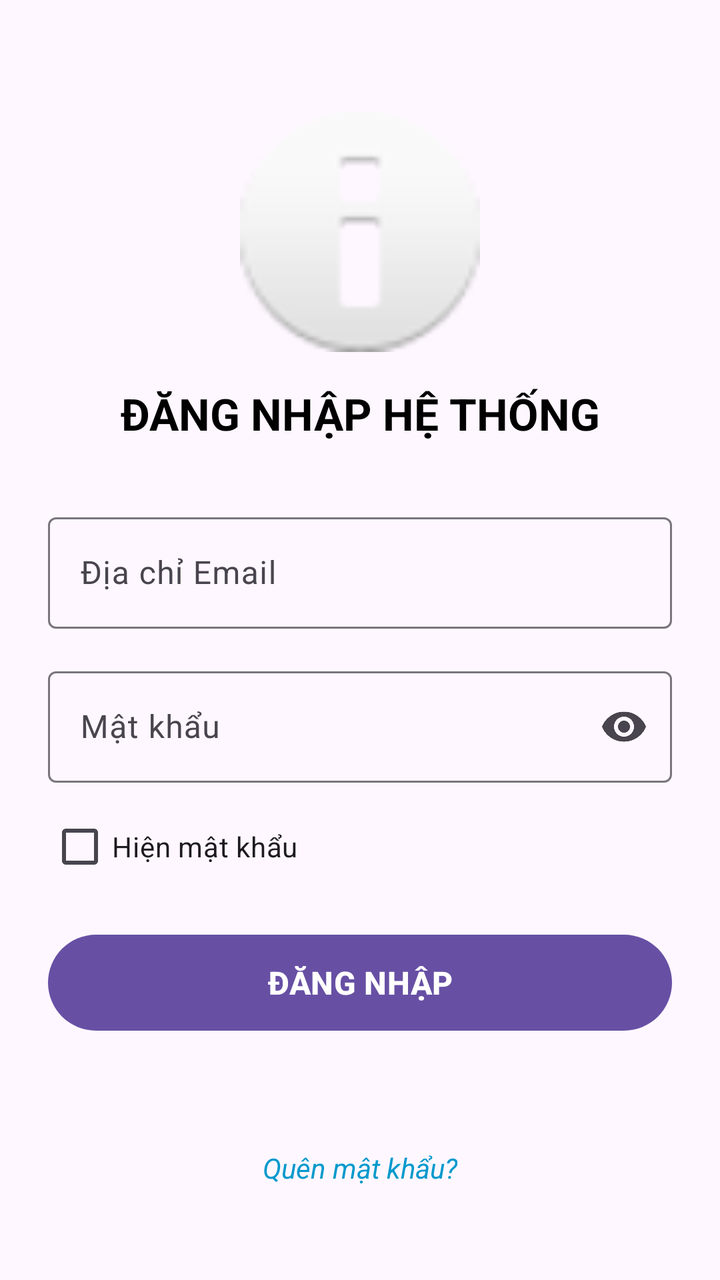
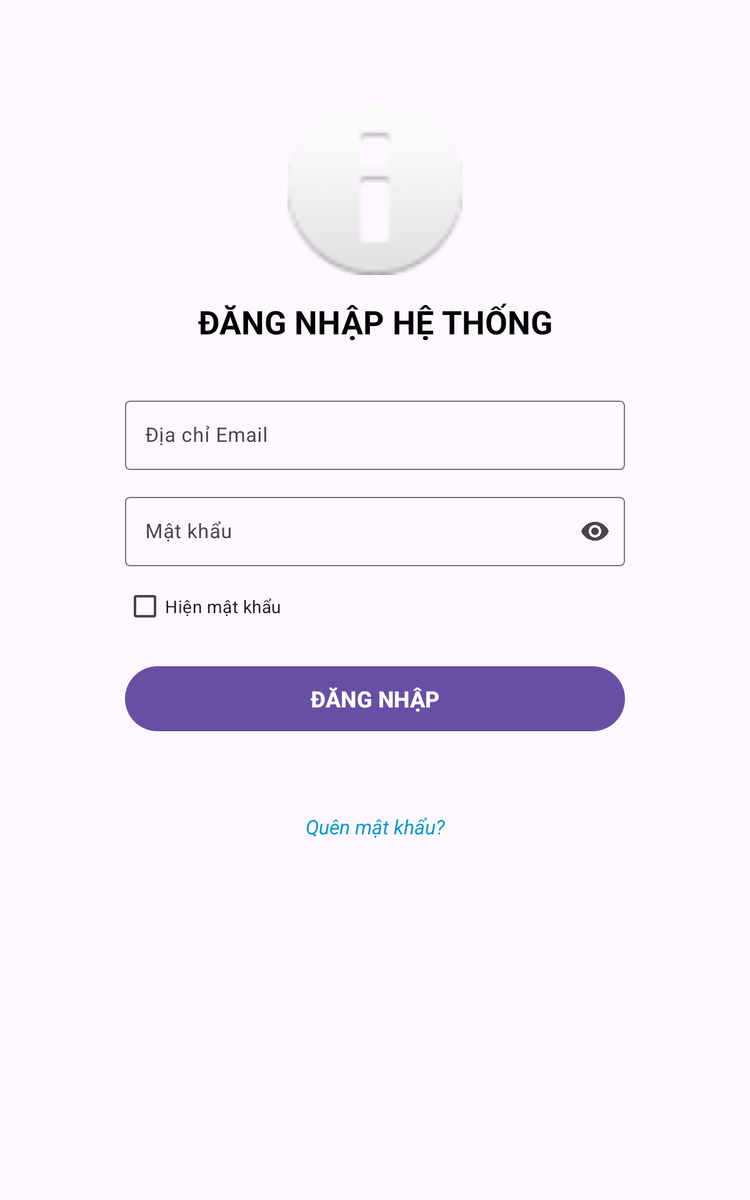

First picture: res/layout/ on a phone held upright. Second picture: the repository's own variant of that layout, on a device whose configuration matches the variant's folder. Source for both follows.
<!-- AndroidManifest.xml: application theme Theme.Lab2_Layout_ViewBinding -->
<!-- res/layout/activity_login.xml -->
<?xml version="1.0" encoding="utf-8"?>
<ScrollView
    xmlns:android="http://schemas.android.com/apk/res/android"
    xmlns:app="http://schemas.android.com/apk/res-auto"
    android:layout_width="match_parent"
    android:layout_height="match_parent"
    android:fillViewport="true">

    <androidx.constraintlayout.widget.ConstraintLayout
        android:layout_width="match_parent"
        android:layout_height="wrap_content"
        android:padding="24dp">

        <ImageView
            android:id="@+id/imgLogo"
            android:layout_width="120dp"
            android:layout_height="120dp"
            android:layout_marginTop="32dp"
            android:contentDescription="@string/logo_desc"
            android:src="@android:drawable/ic_dialog_info"
            app:layout_constraintEnd_toEndOf="parent"
            app:layout_constraintStart_toStartOf="parent"
            app:layout_constraintTop_toTopOf="parent" />

        <TextView
            android:id="@+id/tvTitle"
            android:layout_width="wrap_content"
            android:layout_height="wrap_content"
            android:layout_marginTop="16dp"
            android:text="@string/login_title"
            android:textColor="@android:color/black"
            android:textSize="22sp"
            android:textStyle="bold"
            app:layout_constraintEnd_toEndOf="parent"
            app:layout_constraintStart_toStartOf="parent"
            app:layout_constraintTop_toBottomOf="@id/imgLogo" />

        <com.google.android.material.textfield.TextInputLayout
            android:id="@+id/tilEmail"
            android:layout_width="0dp"
            android:layout_height="wrap_content"
            android:layout_marginTop="32dp"
            android:hint="@string/hint_email"
            app:layout_constraintEnd_toEndOf="parent"
            app:layout_constraintStart_toStartOf="parent"
            app:layout_constraintTop_toBottomOf="@id/tvTitle">

            <com.google.android.material.textfield.TextInputEditText
                android:id="@+id/edtEmail"
                android:layout_width="match_parent"
                android:layout_height="wrap_content"
                android:autofillHints="emailAddress"
                android:imeOptions="actionNext"
                android:inputType="textEmailAddress" />
        </com.google.android.material.textfield.TextInputLayout>

        <com.google.android.material.textfield.TextInputLayout
            android:id="@+id/tilPassword"
            android:layout_width="0dp"
            android:layout_height="wrap_content"
            android:layout_marginTop="16dp"
            android:hint="@string/hint_password"
            app:endIconMode="password_toggle"
            app:layout_constraintEnd_toEndOf="parent"
            app:layout_constraintStart_toStartOf="parent"
            app:layout_constraintTop_toBottomOf="@id/tilEmail">

            <com.google.android.material.textfield.TextInputEditText
                android:id="@+id/edtPassword"
                android:layout_width="match_parent"
                android:layout_height="wrap_content"
                android:autofillHints="password"
                android:imeOptions="actionDone"
                android:inputType="textPassword" />
        </com.google.android.material.textfield.TextInputLayout>

        <CheckBox
            android:id="@+id/cbShowPassword"
            android:layout_width="wrap_content"
            android:layout_height="wrap_content"
            android:layout_marginTop="8dp"
            android:text="@string/chk_show_password"
            android:textAllCaps="false"
            app:layout_constraintStart_toStartOf="parent"
            app:layout_constraintTop_toBottomOf="@id/tilPassword" />

        <Button
            android:id="@+id/btnLogin"
            android:layout_width="0dp"
            android:layout_height="56dp"
            android:layout_marginTop="16dp"
            android:text="@string/btn_login"
            android:textAllCaps="false"
            android:textSize="16sp"
            android:textStyle="bold"
            app:layout_constraintEnd_toEndOf="parent"
            app:layout_constraintStart_toStartOf="parent"
            app:layout_constraintTop_toBottomOf="@id/cbShowPassword" />

        <TextView
            android:id="@+id/tvStatus"
            android:layout_width="0dp"
            android:layout_height="wrap_content"
            android:layout_marginTop="16dp"
            android:textAlignment="center"
            android:textColor="@android:color/holo_blue_dark"
            android:textSize="14sp"
            app:layout_constraintEnd_toEndOf="parent"
            app:layout_constraintStart_toStartOf="parent"
            app:layout_constraintTop_toBottomOf="@id/btnLogin" />

        <TextView
            android:id="@+id/tvForgotPassword"
            android:layout_width="wrap_content"
            android:layout_height="wrap_content"
            android:layout_marginTop="12dp"
            android:clickable="true"
            android:focusable="true"
            android:padding="8dp"
            android:text="@string/tv_forgot_password"
            android:textColor="@android:color/holo_blue_dark"
            android:textSize="14sp"
            android:textStyle="italic"
            app:layout_constraintEnd_toEndOf="parent"
            app:layout_constraintStart_toStartOf="parent"
            app:layout_constraintTop_toBottomOf="@id/tvStatus" />

    </androidx.constraintlayout.widget.ConstraintLayout>
</ScrollView>
<!-- resources referenced by this layout -->
<resources>
  <string name="btn_login">ĐĂNG NHẬP</string>
  <string name="chk_show_password">Hiện mật khẩu</string>
  <string name="hint_email">Địa chỉ Email</string>
  <string name="hint_password">Mật khẩu</string>
  <string name="login_title">ĐĂNG NHẬP HỆ THỐNG</string>
  <string name="logo_desc">Logo VLSC</string>
  <string name="tv_forgot_password">Quên mật khẩu?</string>
  <style name="Theme.Lab2_Layout_ViewBinding" parent="Base.Theme.Lab2_Layout_ViewBinding" />
  <style name="Base.Theme.Lab2_Layout_ViewBinding" parent="Theme.Material3.DayNight.NoActionBar">
          
          
      </style>
</resources>
<!-- res/layout-sw600dp/activity_login.xml (the repository's variant of the layout above) -->
<!-- drawn on a 7-inch tablet held upright -->
<?xml version="1.0" encoding="utf-8"?>
<ScrollView
    xmlns:android="http://schemas.android.com/apk/res/android"
    xmlns:app="http://schemas.android.com/apk/res-auto"
    android:layout_width="match_parent"
    android:layout_height="match_parent"
    android:fillViewport="true">

    <androidx.constraintlayout.widget.ConstraintLayout
        android:layout_width="match_parent"
        android:layout_height="wrap_content"
        android:padding="32dp">

        <ImageView
            android:id="@+id/imgLogo"
            android:layout_width="140dp"
            android:layout_height="140dp"
            android:layout_marginTop="48dp"
            android:contentDescription="@string/logo_desc"
            android:src="@android:drawable/ic_dialog_info"
            app:layout_constraintEnd_toEndOf="parent"
            app:layout_constraintStart_toStartOf="parent"
            app:layout_constraintTop_toTopOf="parent" />

        <TextView
            android:id="@+id/tvTitle"
            android:layout_width="wrap_content"
            android:layout_height="wrap_content"
            android:layout_marginTop="20dp"
            android:text="@string/login_title"
            android:textColor="@android:color/black"
            android:textSize="26sp"
            android:textStyle="bold"
            app:layout_constraintEnd_toEndOf="parent"
            app:layout_constraintStart_toStartOf="parent"
            app:layout_constraintTop_toBottomOf="@id/imgLogo" />

        
        <com.google.android.material.textfield.TextInputLayout
            android:id="@+id/tilEmail"
            android:layout_width="400dp"
            android:layout_height="wrap_content"
            android:layout_marginTop="40dp"
            android:hint="@string/hint_email"
            app:layout_constraintEnd_toEndOf="parent"
            app:layout_constraintStart_toStartOf="parent"
            app:layout_constraintTop_toBottomOf="@id/tvTitle">

            <com.google.android.material.textfield.TextInputEditText
                android:id="@+id/edtEmail"
                android:layout_width="match_parent"
                android:layout_height="wrap_content"
                android:autofillHints="emailAddress"
                android:imeOptions="actionNext"
                android:inputType="textEmailAddress" />
        </com.google.android.material.textfield.TextInputLayout>

        <com.google.android.material.textfield.TextInputLayout
            android:id="@+id/tilPassword"
            android:layout_width="400dp"
            android:layout_height="wrap_content"
            android:layout_marginTop="16dp"
            android:hint="@string/hint_password"
            app:endIconMode="password_toggle"
            app:layout_constraintEnd_toEndOf="parent"
            app:layout_constraintStart_toStartOf="parent"
            app:layout_constraintTop_toBottomOf="@id/tilEmail">

            <com.google.android.material.textfield.TextInputEditText
                android:id="@+id/edtPassword"
                android:layout_width="match_parent"
                android:layout_height="wrap_content"
                android:autofillHints="password"
                android:imeOptions="actionDone"
                android:inputType="textPassword" />
        </com.google.android.material.textfield.TextInputLayout>

        <CheckBox
            android:id="@+id/cbShowPassword"
            android:layout_width="400dp"
            android:layout_height="wrap_content"
            android:layout_marginTop="8dp"
            android:text="@string/chk_show_password"
            android:textAllCaps="false"
            app:layout_constraintEnd_toEndOf="parent"
            app:layout_constraintStart_toStartOf="parent"
            app:layout_constraintTop_toBottomOf="@id/tilPassword" />

        <Button
            android:id="@+id/btnLogin"
            android:layout_width="400dp"
            android:layout_height="60dp"
            android:layout_marginTop="20dp"
            android:text="@string/btn_login"
            android:textAllCaps="false"
            android:textSize="18sp"
            android:textStyle="bold"
            app:layout_constraintEnd_toEndOf="parent"
            app:layout_constraintStart_toStartOf="parent"
            app:layout_constraintTop_toBottomOf="@id/cbShowPassword" />

        <TextView
            android:id="@+id/tvStatus"
            android:layout_width="400dp"
            android:layout_height="wrap_content"
            android:layout_marginTop="16dp"
            android:textAlignment="center"
            android:textColor="@android:color/holo_blue_dark"
            android:textSize="16sp"
            app:layout_constraintEnd_toEndOf="parent"
            app:layout_constraintStart_toStartOf="parent"
            app:layout_constraintTop_toBottomOf="@id/btnLogin" />

        <TextView
            android:id="@+id/tvForgotPassword"
            android:layout_width="wrap_content"
            android:layout_height="wrap_content"
            android:layout_marginTop="16dp"
            android:clickable="true"
            android:focusable="true"
            android:padding="8dp"
            android:text="@string/tv_forgot_password"
            android:textColor="@android:color/holo_blue_dark"
            android:textSize="16sp"
            android:textStyle="italic"
            app:layout_constraintEnd_toEndOf="parent"
            app:layout_constraintStart_toStartOf="parent"
            app:layout_constraintTop_toBottomOf="@id/tvStatus" />

    </androidx.constraintlayout.widget.ConstraintLayout>
</ScrollView>
